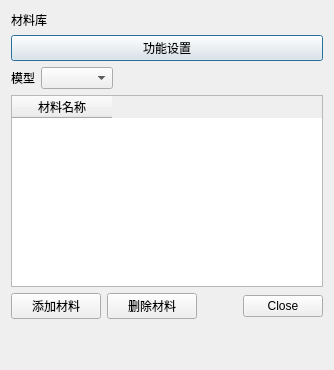
<?xml version='1.0' encoding='UTF-8'?>
<ui version="4.0">
 <class>MaterialLibraryWidget</class>
 <widget class="QDialog" name="MaterialLibraryWidget">
  <property name="windowTitle">
   <string>材料库</string>
  </property>
  <layout class="QVBoxLayout" name="verticalLayout">
      <item>
    <widget class="QLabel" name="pageNameLabel">
     <property name="text">
      <string>材料库</string>
     </property>
    </widget>
   </item>
   <item>
    <widget class="QPushButton" name="sectionTitleButton">
     <property name="text">
      <string>功能设置</string>
     </property>
    </widget>
   </item>
<item>
    <layout class="QHBoxLayout" name="headerLayout">
     <item>
      <widget class="QLabel" name="modelLabel">
       <property name="text">
        <string>模型</string>
       </property>
      </widget>
     </item>
     <item>
      <widget class="CustomComboBox" name="modelComboBox" />
     </item>
     <item>
      <spacer name="headerSpacer">
       <property name="orientation">
        <enum>Qt::Horizontal</enum>
       </property>
       <property name="sizeHint" stdset="0">
        <size>
         <width>40</width>
         <height>20</height>
        </size>
       </property>
      </spacer>
     </item>
       </layout>
   </item>
   <item>
    <widget class="QTableWidget" name="materialTable">
     <property name="editTriggers">
      <set>QAbstractItemView::DoubleClicked|QAbstractItemView::SelectedClicked|QAbstractItemView::EditKeyPressed</set>
     </property>
     <property name="selectionBehavior">
      <enum>QAbstractItemView::SelectRows</enum>
     </property>
     <property name="selectionMode">
      <enum>QAbstractItemView::SingleSelection</enum>
     </property>
     <column>
      <property name="text">
       <string>材料名称</string>
      </property>
     </column>
    </widget>
   </item>
   <item>
    <layout class="QHBoxLayout" name="buttonLayout">
     <item>
      <widget class="QPushButton" name="addButton">
       <property name="minimumSize">
        <size>
         <width>90</width>
         <height>0</height>
        </size>
       </property>
       <property name="text">
        <string>添加材料</string>
       </property>
      </widget>
     </item>
     <item>
      <widget class="QPushButton" name="removeButton">
       <property name="minimumSize">
        <size>
         <width>90</width>
         <height>0</height>
        </size>
       </property>
       <property name="text">
        <string>删除材料</string>
       </property>
      </widget>
     </item>
     <item>
      <spacer name="buttonSpacer">
       <property name="orientation">
        <enum>Qt::Horizontal</enum>
       </property>
       <property name="sizeHint" stdset="0">
        <size>
         <width>40</width>
         <height>20</height>
        </size>
       </property>
      </spacer>
     </item>
     <item>
      <widget class="QDialogButtonBox" name="buttonBox">
       <property name="standardButtons">
        <set>QDialogButtonBox::Close</set>
       </property>
      </widget>
     </item>
    </layout>
   </item>
  <item>
    <spacer name="verticalSpacer">
     <property name="orientation">
      <enum>Qt::Vertical</enum>
     </property>
     <property name="sizeHint" stdset="0">
      <size>
       <width>20</width>
       <height>40</height>
      </size>
     </property>
    </spacer>
   </item>
</layout>
 </widget>
 <customwidgets>
 <customwidget>
  <class>CustomComboBox</class>
  <extends>QComboBox</extends>
  <header>CustomComboBox.h</header>
 </customwidget>
</customwidgets>
 <resources />
 <connections />
</ui>
